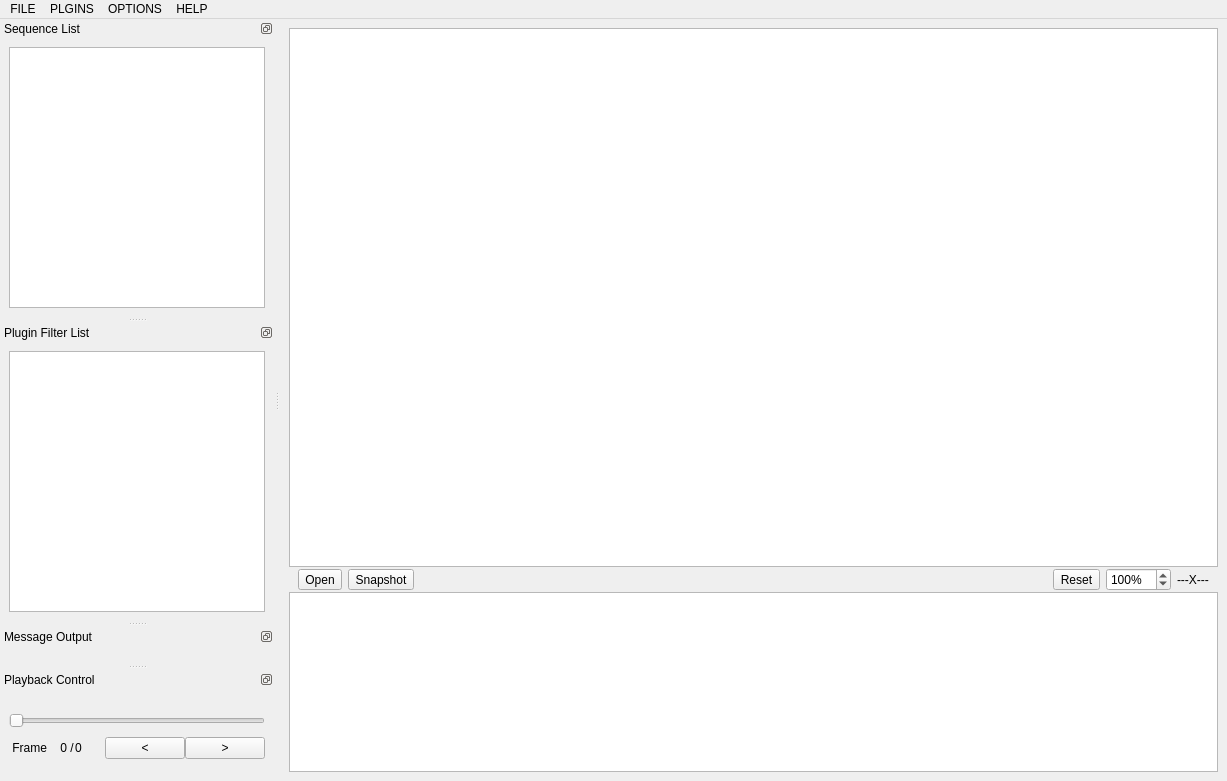
<?xml version="1.0" encoding="UTF-8"?>
<ui version="4.0">
 <class>MainWindow</class>
 <widget class="QMainWindow" name="MainWindow">
  <property name="geometry">
   <rect>
    <x>0</x>
    <y>0</y>
    <width>1227</width>
    <height>781</height>
   </rect>
  </property>
  <property name="windowTitle">
   <string>Gitl HEVC Analyzer</string>
  </property>
  <property name="windowIcon">
   <iconset>
    <normaloff>../../icons/main.ico</normaloff>../../icons/main.ico</iconset>
  </property>
  <property name="styleSheet">
   <string notr="true"/>
  </property>
  <widget class="QWidget" name="centralwidget">
   <layout class="QVBoxLayout" name="verticalLayout_2">
    <property name="spacing">
     <number>1</number>
    </property>
    <item>
     <widget class="QWidget" name="imageWidget" native="true">
      <layout class="QVBoxLayout" name="verticalLayout">
       <property name="spacing">
        <number>0</number>
       </property>
       <property name="leftMargin">
        <number>0</number>
       </property>
       <property name="topMargin">
        <number>0</number>
       </property>
       <property name="rightMargin">
        <number>0</number>
       </property>
       <property name="bottomMargin">
        <number>0</number>
       </property>
       <item>
        <widget class="FrameView" name="imageView">
         <property name="styleSheet">
          <string notr="true"/>
         </property>
        </widget>
       </item>
      </layout>
     </widget>
    </item>
    <item>
     <widget class="QWidget" name="widget" native="true">
      <layout class="QHBoxLayout" name="horizontalLayout">
       <property name="topMargin">
        <number>0</number>
       </property>
       <property name="bottomMargin">
        <number>0</number>
       </property>
       <item>
        <widget class="QToolButton" name="openBitstreamBtn">
         <property name="text">
          <string>Open</string>
         </property>
        </widget>
       </item>
       <item>
        <widget class="QToolButton" name="printScreenBtn">
         <property name="text">
          <string>Snapshot</string>
         </property>
        </widget>
       </item>
       <item>
        <spacer name="horizontalSpacer_4">
         <property name="orientation">
          <enum>Qt::Horizontal</enum>
         </property>
         <property name="sizeHint" stdset="0">
          <size>
           <width>40</width>
           <height>20</height>
          </size>
         </property>
        </spacer>
       </item>
       <item>
        <widget class="QToolButton" name="resetZoomBtn">
         <property name="whatsThis">
          <string>Zooming Reset</string>
         </property>
         <property name="text">
          <string>Reset</string>
         </property>
        </widget>
       </item>
       <item>
        <widget class="QSpinBox" name="zoomSpinBox">
         <property name="keyboardTracking">
          <bool>false</bool>
         </property>
         <property name="suffix">
          <string>%</string>
         </property>
         <property name="minimum">
          <number>10</number>
         </property>
         <property name="maximum">
          <number>1000</number>
         </property>
         <property name="value">
          <number>100</number>
         </property>
        </widget>
       </item>
       <item>
        <widget class="QLabel" name="resolutionInfoLabel">
         <property name="text">
          <string>---X---</string>
         </property>
        </widget>
       </item>
      </layout>
     </widget>
    </item>
    <item>
     <widget class="TimeLineView" name="timelineView">
      <property name="sizePolicy">
       <sizepolicy hsizetype="Expanding" vsizetype="Fixed">
        <horstretch>0</horstretch>
        <verstretch>0</verstretch>
       </sizepolicy>
      </property>
      <property name="minimumSize">
       <size>
        <width>0</width>
        <height>180</height>
       </size>
      </property>
      <property name="maximumSize">
       <size>
        <width>16777215</width>
        <height>180</height>
       </size>
      </property>
     </widget>
    </item>
   </layout>
  </widget>
  <widget class="QDockWidget" name="sequencesListDockWidget">
   <property name="styleSheet">
    <string notr="true"/>
   </property>
   <property name="floating">
    <bool>false</bool>
   </property>
   <property name="features">
    <set>QDockWidget::DockWidgetFloatable|QDockWidget::DockWidgetMovable</set>
   </property>
   <property name="windowTitle">
    <string>Sequence List</string>
   </property>
   <attribute name="dockWidgetArea">
    <number>1</number>
   </attribute>
   <widget class="QWidget" name="dockWidgetContents_2">
    <layout class="QVBoxLayout" name="verticalLayout_3">
     <item>
      <widget class="SequenceList" name="sequenceListWidget"/>
     </item>
    </layout>
   </widget>
  </widget>
  <widget class="QDockWidget" name="pluginFilterListDockWidget">
   <property name="sizePolicy">
    <sizepolicy hsizetype="Preferred" vsizetype="Minimum">
     <horstretch>0</horstretch>
     <verstretch>0</verstretch>
    </sizepolicy>
   </property>
   <property name="styleSheet">
    <string notr="true"/>
   </property>
   <property name="features">
    <set>QDockWidget::DockWidgetFloatable|QDockWidget::DockWidgetMovable</set>
   </property>
   <property name="windowTitle">
    <string>Plugin Filter List</string>
   </property>
   <attribute name="dockWidgetArea">
    <number>1</number>
   </attribute>
   <widget class="QWidget" name="dockWidgetContents_3">
    <layout class="QVBoxLayout" name="verticalLayout_6">
     <item>
      <widget class="PluginFilterList" name="listWidget"/>
     </item>
    </layout>
   </widget>
  </widget>
  <widget class="QDockWidget" name="msgDockWidget">
   <property name="sizePolicy">
    <sizepolicy hsizetype="Preferred" vsizetype="Maximum">
     <horstretch>0</horstretch>
     <verstretch>0</verstretch>
    </sizepolicy>
   </property>
   <property name="features">
    <set>QDockWidget::DockWidgetFloatable|QDockWidget::DockWidgetMovable</set>
   </property>
   <property name="windowTitle">
    <string>Message Output</string>
   </property>
   <attribute name="dockWidgetArea">
    <number>1</number>
   </attribute>
   <widget class="QWidget" name="dockWidgetContents_5">
    <layout class="QVBoxLayout" name="verticalLayout_5">
     <item>
      <widget class="MessageViewer" name="messageBrowser" native="true"/>
     </item>
    </layout>
   </widget>
  </widget>
  <widget class="QDockWidget" name="playbackDockWidget">
   <property name="features">
    <set>QDockWidget::DockWidgetFloatable|QDockWidget::DockWidgetMovable</set>
   </property>
   <property name="windowTitle">
    <string>Playback Control</string>
   </property>
   <attribute name="dockWidgetArea">
    <number>1</number>
   </attribute>
   <widget class="QWidget" name="dockWidgetContents_4">
    <layout class="QVBoxLayout" name="verticalLayout_7">
     <item>
      <layout class="QHBoxLayout" name="horizontalLayout_7">
       <property name="bottomMargin">
        <number>0</number>
       </property>
       <item>
        <layout class="QVBoxLayout" name="verticalLayout_4">
         <item>
          <widget class="QSlider" name="progressBar">
           <property name="minimumSize">
            <size>
             <width>0</width>
             <height>20</height>
            </size>
           </property>
           <property name="mouseTracking">
            <bool>true</bool>
           </property>
           <property name="pageStep">
            <number>1</number>
           </property>
           <property name="orientation">
            <enum>Qt::Horizontal</enum>
           </property>
          </widget>
         </item>
         <item>
          <layout class="QHBoxLayout" name="horizontalLayout_3">
           <property name="spacing">
            <number>0</number>
           </property>
           <item>
            <widget class="QLabel" name="frame">
             <property name="sizePolicy">
              <sizepolicy hsizetype="Fixed" vsizetype="Preferred">
               <horstretch>0</horstretch>
               <verstretch>0</verstretch>
              </sizepolicy>
             </property>
             <property name="text">
              <string> Frame</string>
             </property>
             <property name="margin">
              <number>1</number>
             </property>
            </widget>
           </item>
           <item>
            <widget class="QLabel" name="currentFrameNum">
             <property name="sizePolicy">
              <sizepolicy hsizetype="Fixed" vsizetype="Preferred">
               <horstretch>0</horstretch>
               <verstretch>0</verstretch>
              </sizepolicy>
             </property>
             <property name="minimumSize">
              <size>
               <width>20</width>
               <height>0</height>
              </size>
             </property>
             <property name="text">
              <string> 0</string>
             </property>
             <property name="alignment">
              <set>Qt::AlignRight|Qt::AlignTrailing|Qt::AlignVCenter</set>
             </property>
            </widget>
           </item>
           <item>
            <widget class="QLabel" name="label">
             <property name="sizePolicy">
              <sizepolicy hsizetype="Fixed" vsizetype="Preferred">
               <horstretch>0</horstretch>
               <verstretch>0</verstretch>
              </sizepolicy>
             </property>
             <property name="text">
              <string> /</string>
             </property>
            </widget>
           </item>
           <item>
            <widget class="QLabel" name="totalFrameNum">
             <property name="sizePolicy">
              <sizepolicy hsizetype="Fixed" vsizetype="Preferred">
               <horstretch>0</horstretch>
               <verstretch>0</verstretch>
              </sizepolicy>
             </property>
             <property name="minimumSize">
              <size>
               <width>30</width>
               <height>0</height>
              </size>
             </property>
             <property name="text">
              <string>0</string>
             </property>
             <property name="margin">
              <number>5</number>
             </property>
            </widget>
           </item>
           <item>
            <spacer name="horizontalSpacer_3">
             <property name="orientation">
              <enum>Qt::Horizontal</enum>
             </property>
             <property name="sizeHint" stdset="0">
              <size>
               <width>0</width>
               <height>0</height>
              </size>
             </property>
            </spacer>
           </item>
           <item>
            <widget class="QPushButton" name="previousFrame">
             <property name="text">
              <string> &lt; </string>
             </property>
            </widget>
           </item>
           <item>
            <widget class="QPushButton" name="nextFrame">
             <property name="sizePolicy">
              <sizepolicy hsizetype="Minimum" vsizetype="Fixed">
               <horstretch>0</horstretch>
               <verstretch>0</verstretch>
              </sizepolicy>
             </property>
             <property name="text">
              <string> &gt; </string>
             </property>
            </widget>
           </item>
          </layout>
         </item>
        </layout>
       </item>
      </layout>
     </item>
    </layout>
   </widget>
  </widget>
  <widget class="QMenuBar" name="menubar">
   <property name="geometry">
    <rect>
     <x>0</x>
     <y>0</y>
     <width>1227</width>
     <height>23</height>
    </rect>
   </property>
   <property name="nativeMenuBar">
    <bool>false</bool>
   </property>
   <widget class="QMenu" name="menuBitstream">
    <property name="title">
     <string>FILE</string>
    </property>
    <addaction name="actionOpen_bitstream"/>
    <addaction name="separator"/>
    <addaction name="actionExit"/>
   </widget>
   <widget class="QMenu" name="menuHelp">
    <property name="title">
     <string>HELP</string>
    </property>
    <addaction name="actionCheckUpdate"/>
    <addaction name="actionHelp"/>
    <addaction name="actionAbout"/>
   </widget>
   <widget class="QMenu" name="menuPlugins">
    <property name="title">
     <string>PLGINS</string>
    </property>
    <addaction name="actionReloadPluginsFilters"/>
   </widget>
   <widget class="QMenu" name="menuOptions">
    <property name="title">
     <string>OPTIONS</string>
    </property>
    <widget class="QMenu" name="menuThemes">
     <property name="title">
      <string>Themes</string>
     </property>
     <addaction name="defaultThemeAction"/>
     <addaction name="darkThemeAction"/>
    </widget>
    <addaction name="actionPreferences"/>
    <addaction name="menuThemes"/>
   </widget>
   <addaction name="menuBitstream"/>
   <addaction name="menuPlugins"/>
   <addaction name="menuOptions"/>
   <addaction name="menuHelp"/>
  </widget>
  <action name="actionOpen_bitstream">
   <property name="text">
    <string>Open HEVC Bitstream</string>
   </property>
  </action>
  <action name="actionHelp">
   <property name="text">
    <string>Online Manual</string>
   </property>
  </action>
  <action name="actionAbout">
   <property name="text">
    <string>About</string>
   </property>
  </action>
  <action name="actionExit">
   <property name="text">
    <string>Exit</string>
   </property>
  </action>
  <action name="actionCheckUpdate">
   <property name="enabled">
    <bool>false</bool>
   </property>
   <property name="text">
    <string>Check for update</string>
   </property>
  </action>
  <action name="actionReloadPluginsFilters">
   <property name="text">
    <string>Reload Plugins Filters</string>
   </property>
  </action>
  <action name="actionPreferences">
   <property name="text">
    <string>Preferences</string>
   </property>
  </action>
  <action name="defaultThemeAction">
   <property name="checkable">
    <bool>true</bool>
   </property>
   <property name="checked">
    <bool>true</bool>
   </property>
   <property name="text">
    <string>Default</string>
   </property>
  </action>
  <action name="darkThemeAction">
   <property name="checkable">
    <bool>true</bool>
   </property>
   <property name="text">
    <string>Dark</string>
   </property>
  </action>
  <action name="actionTest">
   <property name="text">
    <string>test</string>
   </property>
  </action>
 </widget>
 <customwidgets>
  <customwidget>
   <class>FrameView</class>
   <extends>QGraphicsView</extends>
   <header>views/frameview.h</header>
  </customwidget>
  <customwidget>
   <class>PluginFilterList</class>
   <extends>QListWidget</extends>
   <header>views/pluginfilterlist.h</header>
  </customwidget>
  <customwidget>
   <class>SequenceList</class>
   <extends>QListWidget</extends>
   <header>views/sequencelist.h</header>
  </customwidget>
  <customwidget>
   <class>MessageViewer</class>
   <extends>QWidget</extends>
   <header>views/messageviewer.h</header>
   <container>1</container>
  </customwidget>
  <customwidget>
   <class>TimeLineView</class>
   <extends>QGraphicsView</extends>
   <header>views/timelineview.h</header>
  </customwidget>
 </customwidgets>
 <resources/>
 <connections/>
</ui>
